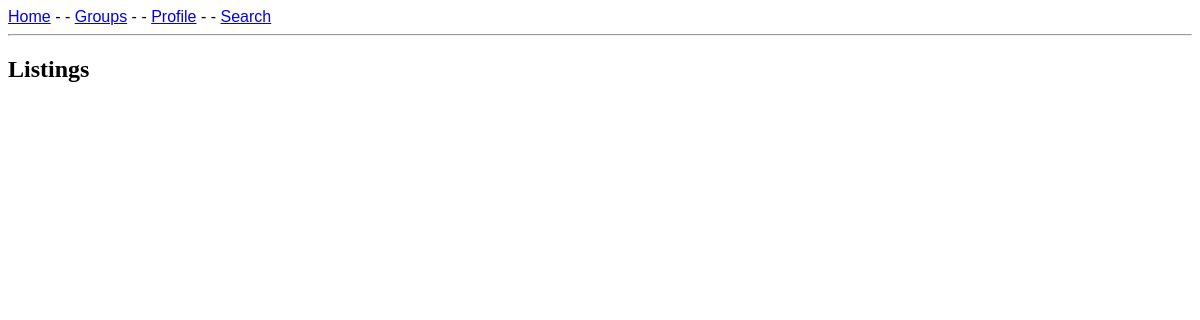
/courses/listings/ (signed in), run on an earlier commit of the app's database.
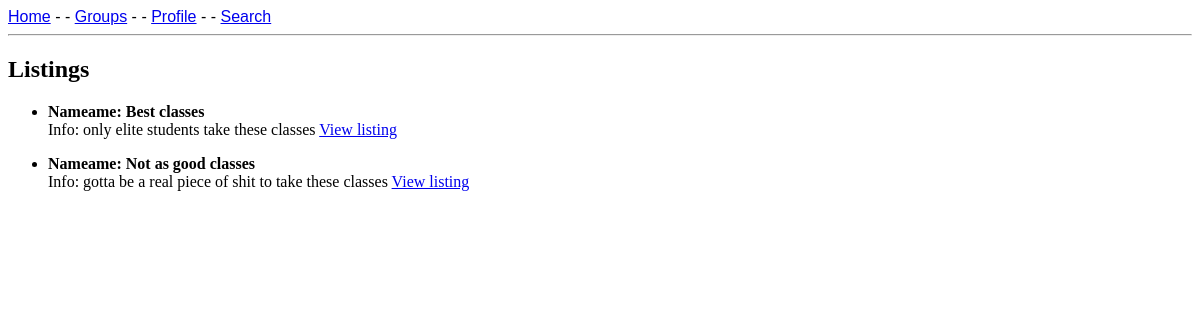
And on a later commit of the database.
### courses/models.py (models this page shows, shortened)
class Listing(models.Model):
    name = models.CharField(max_length = 400)
    info = models.CharField(max_length = 400)

### courses/views.py (the view)
# urls.py: path('listings/', Listings.as_view(), name="listings"),
class Listings(LoginRequiredMixin, ListView):
    model = Listing
    template_name = "courses/listings.html"

### templates/courses/listings.html (shortened to what this page needs)
{% extends 'base.html' %}
{% block content %}
<h2>Listings</h2>
<ul>
    {% for listing in object_list %}
        <p>
            <li style="font-weight: bold;">Nameame: {{ listing.name }}</li>
            Info: {{ listing.info }}
            <a href="{% url 'view_listing' %}">View listing</a>
        </p>
    {% endfor %}
</ul>
{% endblock %}

### templates/base.html (shortened to what this page needs)
<!DOCTYPE html>
<html>
  <head>
    {% load static %}
    <link rel="stylesheet" type = "text/css" href="{% static 'student_app/base.css' %}">
  </head>
  <header>
    <a href="{% url 'home' %}">Home</a>
    - -
    {% if user.is_authenticated %}
    <a href="{% url 'grouphome' %}">Groups</a>
    - -
    <a href="{% url 'profile' user.slug %}">Profile</a>
    - -
    <a href="{% url 'search' %}">Search</a>
    {% endif %}
    <hr>
  </header>
  <body>
    <main>
      {% block content %}
      {% endblock %}
    </main>
  </body>
</html>

### static/student_app/base.css (style rules this page uses)
header { font-family: Impact, Haettenschweiler, 'Arial Narrow Bold', sans-serif; }

What changed in the data, as far as the page shows it:
added Listing: name "Best classes", info "only elite students take these classes"
added Listing: name "Not as good classes", info "gotta be a real piece of shit to take these classes"
